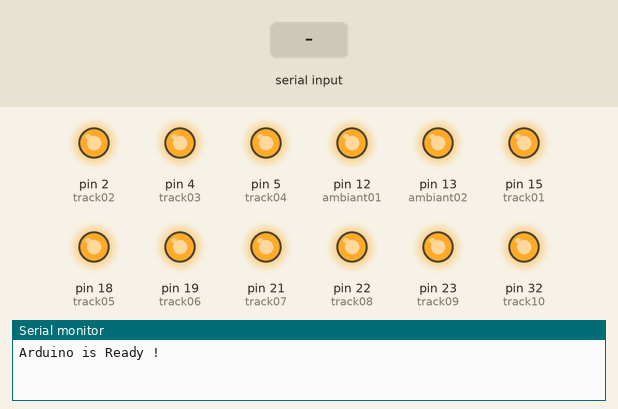
This sketch was run on a simulated Arduino Mega 2560, built with avr-gcc and run on an emulated ATmega2560. On the bench: output pins drawn as LEDs (lit = HIGH), the last lines printed to the serial monitor. Inputs (shaded band) come from the test bench.

Above: at 1.2 s.
1.3 s: "<p01>" received over the second serial link
At 1.8 s:
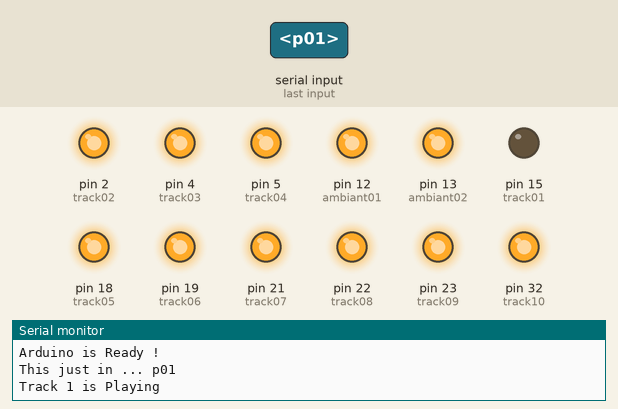
2.8 s: "<p02>" received over the second serial link
At 4.0 s:
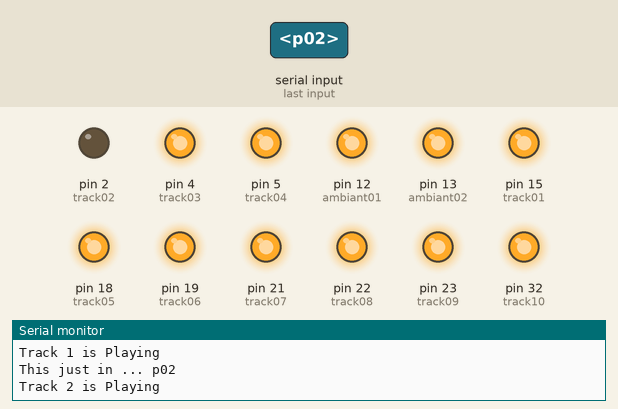
4.3 s: "<p03>" received over the second serial link
At 4.7 s:
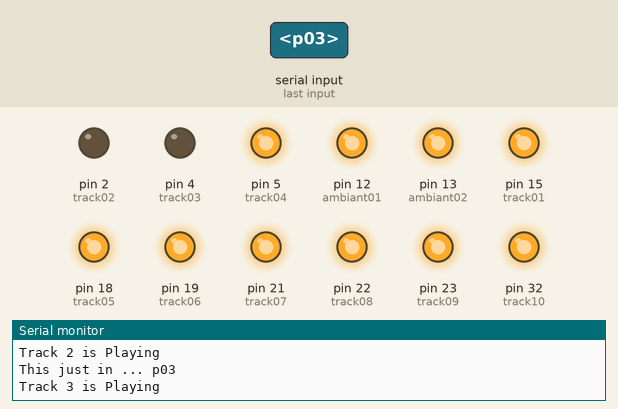
6.3 s: "<p04>" received over the second serial link
At 6.7 s:
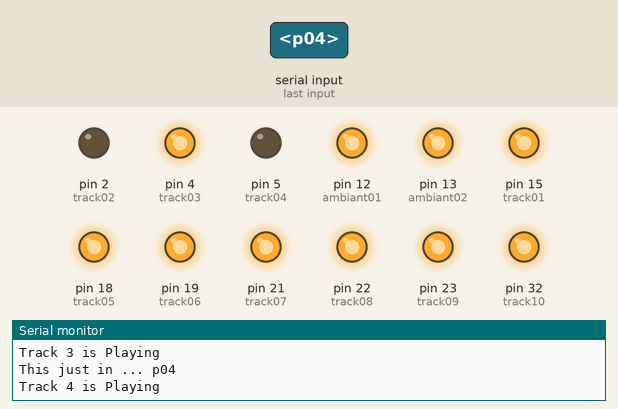
8.3 s: "<p05>" received over the second serial link
At 8.7 s:
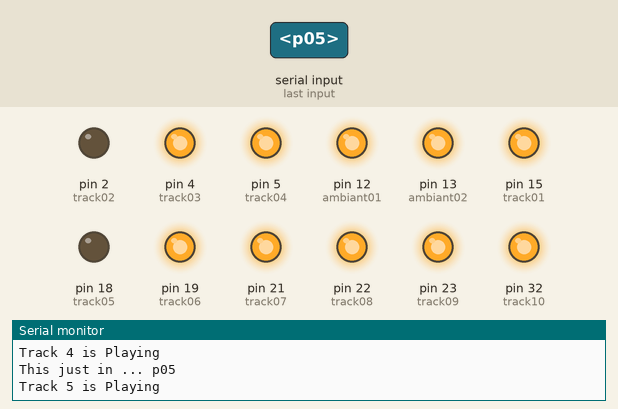
10.3 s: "<p06>" received over the second serial link
At 10.7 s:
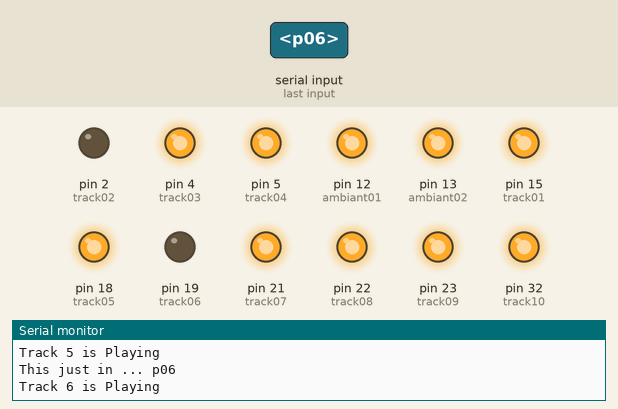
Timing chart, 0 to 13.3 s (numbered marks = the images above; inputs shaded):
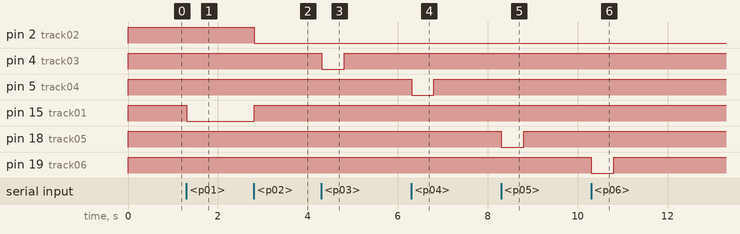

The sketch:

robertSonicsMP3Trigger.ino
```cpp
int track01= 15;
int track02= 2;
int track03= 4;
int track04= 5;
int track05= 18;
int track06= 19;
int track07= 21;
int track08= 22;
int track09= 23;
int track10= 32;

int ambiant01= 12;
int ambiant02= 13;

/* serial setup */
const byte numChars = 4;
char receivedChars[numChars];
boolean newData = false;

void setup() {
  pinMode(track01, OUTPUT);
 pinMode(track02, OUTPUT);
 pinMode(track03, OUTPUT);
 pinMode(track04, OUTPUT);
 pinMode(track05, OUTPUT);
 pinMode(track06, OUTPUT);
 pinMode(track07, OUTPUT);
 pinMode(track08, OUTPUT);
 pinMode(track09, OUTPUT);
 pinMode(track10, OUTPUT);
 pinMode(ambiant01, OUTPUT);
 pinMode(ambiant02, OUTPUT);


 digitalWrite(track01, HIGH);
 digitalWrite(track02, HIGH);
 digitalWrite(track03, HIGH);
 digitalWrite(track04, HIGH);
 digitalWrite(track05, HIGH);
 digitalWrite(track06, HIGH);
 digitalWrite(track07, HIGH);
 digitalWrite(track08, HIGH);
 digitalWrite(track09, HIGH);
 digitalWrite(track10, HIGH);
 digitalWrite(ambiant01, HIGH);
 digitalWrite(ambiant02, HIGH);


  Serial.begin(9600);
  Serial2.begin(9600);

  Serial.println("Arduino is Ready !");
}

void loop() {

    recvWithStartEndMarkers();
    showNewData();

}

void recvWithStartEndMarkers() {
    static boolean recvInProgress = false;
    static byte ndx = 0;
    char startMarker = '<';
    char endMarker = '>';
    char rc;

    while (Serial2.available() > 0 && newData == false) {
        rc = Serial2.read();

        if (recvInProgress == true) {
            if (rc != endMarker) {
                receivedChars[ndx] = rc;
                ndx++;
                if (ndx >= numChars) {
                    ndx = numChars - 1;
                }
            }
            else {
                receivedChars[ndx] = '\0'; // terminate the string
                recvInProgress = false;
                ndx = 0;
                newData = true;
            }
        }

        else if (rc == startMarker) {
            recvInProgress = true;
        }
    }
}

void showNewData() {
    if (newData == true) {
        Serial.print("This just in ... ");
        Serial.println(receivedChars);


        if (strcmp(receivedChars, "p01")==0){
          digitalWrite(track01, LOW);
          Serial.println("Track 1 is Playing");

            }
        if (strcmp(receivedChars, "p02")==0){
          digitalWrite(track01, HIGH);
          digitalWrite(track02, LOW);
          Serial.println("Track 2 is Playing");

            }
        if (strcmp(receivedChars, "p03")==0){
          digitalWrite(track03, LOW);
          Serial.println("Track 3 is Playing");
          delay(500);
          digitalWrite(track03, HIGH);
            }
        if (strcmp(receivedChars, "p04")==0){
          digitalWrite(track04, LOW);
          Serial.println("Track 4 is Playing");
          delay(500);
          digitalWrite(track04, HIGH);
            }
        if (strcmp(receivedChars, "p05")==0){
          digitalWrite(track05, LOW);
          Serial.println("Track 5 is Playing");
          delay(500);
          digitalWrite(track05, HIGH);
            }
        if (strcmp(receivedChars, "p06")==0){
          digitalWrite(track06, LOW);
          Serial.println("Track 6 is Playing");
          delay(500);
          digitalWrite(track06, HIGH);
            }
        if (strcmp(receivedChars, "p07")==0){
          digitalWrite(track07, LOW);
          Serial.println("Track 7 is Playing");
          delay(500);
          digitalWrite(track07, HIGH);
            }
        if (strcmp(receivedChars, "p08")==0){
          digitalWrite(track08, LOW);
          Serial.println("Track 8 is Playing");
          delay(500);
          digitalWrite(track08, HIGH);
            }
        if (strcmp(receivedChars, "p09")==0){
          digitalWrite(track09, LOW);
          Serial.println("Track 9 is Playing");
          delay(500);
          digitalWrite(track09, HIGH);
            }
        if (strcmp(receivedChars, "p10")==0){
          digitalWrite(track10, LOW);
          Serial.println("Track 10 is Playing");
          delay(500);
          digitalWrite(track10, HIGH);
            }
        }
        newData = false;
    }
```

Measured:
- after the input at 1.3 s, pin 15 (track01): HIGH → LOW at once
- after the input at 2.8 s, pin 2 (track02): HIGH → LOW at once; pin 15 (track01): LOW → HIGH at once
- after the input at 4.3 s, pin 4 (track03): HIGH → LOW at once, → HIGH 0.50 s later
- after the input at 6.3 s, pin 5 (track04): HIGH → LOW at once, → HIGH 0.50 s later
- after the input at 8.3 s, pin 18 (track05): HIGH → LOW at once, → HIGH 0.50 s later
- after the input at 10.3 s, pin 19 (track06): HIGH → LOW at once, → HIGH 0.50 s later
